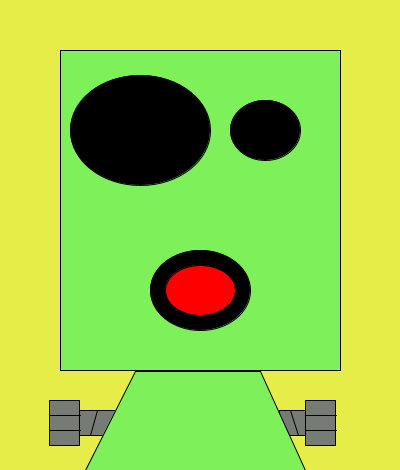
Frame 1 (no input)
Frame 60 (the mouse pressed at the canvas centre just before this capture): identical to frame 1, image omitted
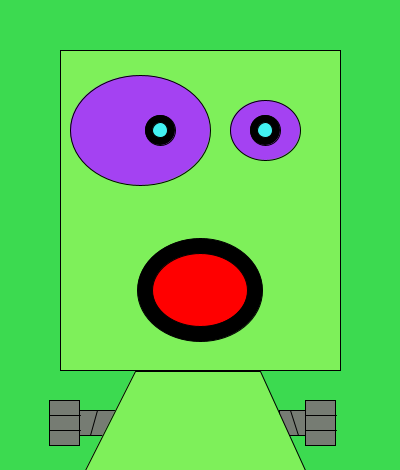
Frame 120 (the mouse held since frame 60 and released just before this capture)

The Processing sketch that drew these frames (run headless with seeded random() and noise(); from frame 60 on, the mouse is pressed at the canvas centre):

// Processing sketch: processing_76780
// ── processing_76780.pde

//creado por Oscar Martinez Ramos

//declaracion de variables
int color1 = 0;
int color2 = 0;
int color3 = 0;

int fondo1 = 231;
int fondo2 = 237;
int fondo3 = 72;

void setup(){
  smooth();
  size(400,470);
}
void draw(){
  background(fondo1,fondo2,fondo3);
  
  //cara
  fill(126,240,90);
  rect(60,50,280,320);
 
  //tronillo izquierdo
  fill(118,124,115);
  rect(75,410,45,25);
  rect(49,400,30,45);
  line(49,415,80,415);  
  line(49,430,80,430);
  line(90,435,97,410);
  //tornillo derecho
  rect(279,410,45,25);
  rect(305,400,30,45);
  line(305,415,336,415);
  line(305,430,336,430);
  line(298,435,290,410);
  
  //cuello
  fill(126,240,90);
  quad(85,470,135,371,260,371,305,470);
 
  //boca
  fill(0);
  ellipse(200,290,100+mouseX/8,80+mouseY/10);
  fill(255,0,0);
  ellipse(200,290,70+mouseX/8,50+mouseY/10);
  
  //ojos
  fill(color1,color2,color3);
  ellipse(140,130,140,110);
  ellipse(265,130,70,60);
  fill(0);
  ellipse(160,130,30,30);
  ellipse(265,130,30,30);
  fill(color2,color3,color3);
  ellipse(160,130,15,15);
  ellipse(265,130,15,15);
}

//apretar el boton del raton
void mousePressed(){
    color1 = int(random(0, 255));
    color2 = int(random(0, 255));
    color3 = int(random(0, 255));
    
    fondo1 = int(random(0, 255));
    fondo2 = int(random(0, 255));
    fondo3 = int(random(0, 255));
    
}
//soltar el boton del raton
void mouseReleased(){
    color1 = int(random(0, 255));
    color2 = int(random(0, 255));
    color3 = int(random(0, 255));
    
    fondo1 = int(random(0, 255));
    fondo2 = int(random(0, 255));
    fondo3 = int(random(0, 255));
}
  
